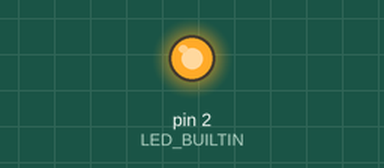
Simulated run of this sketch. Board: Arduino Uno, built with avr-gcc and run on an emulated ATmega328P. Parts: output pins drawn as LEDs (lit = HIGH).

Above: at 1.0 s.
At 5.5 s:
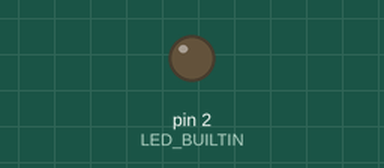
Timing chart, 0 to 6.9 s (numbered marks = the images above):
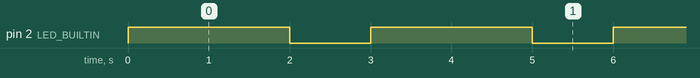

Measured:
- by itself, pin 2 (LED_BUILTIN): alternates HIGH for 2.0 s and LOW for 1.0 s

The sketch:

Blink.ino
```cpp
#define LED_BUILTIN 2

void setup() {
  // initialize digital pin LED_BUILTIN as an output.
  pinMode(LED_BUILTIN, OUTPUT);
}

// the loop function runs over and over again forever
void loop() {
  digitalWrite(LED_BUILTIN, HIGH);  // turn the LED on (HIGH is the voltage level)
  delay(2000);                      // wait for a second
  digitalWrite(LED_BUILTIN, LOW);   // turn the LED off by making the voltage LOW
  delay(1000);                      // wait for a second
}
```
